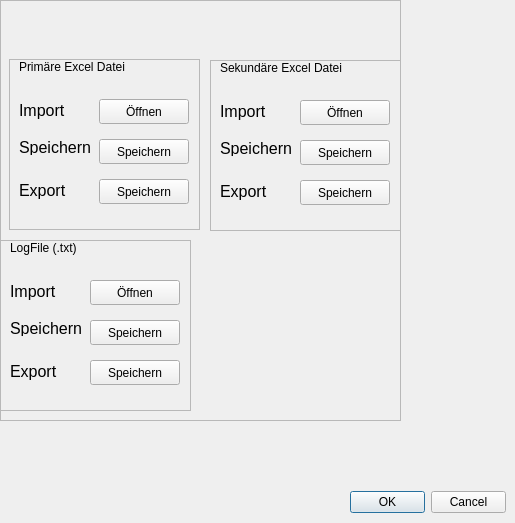
        <widget class="QWidget" name="tab_3">
         <attribute name="title">
          <string>Speicher Optionen</string>
         </attribute>
         <widget class="QFrame" name="frame_2">
          <property name="geometry">
           <rect>
            <x>0</x>
            <y>0</y>
            <width>401</width>
            <height>421</height>
           </rect>
          </property>
          <property name="frameShape">
           <enum>QFrame::StyledPanel</enum>
          </property>
          <property name="frameShadow">
           <enum>QFrame::Raised</enum>
          </property>
          <widget class="QFrame" name="frame_3">
           <property name="geometry">
            <rect>
             <x>9</x>
             <y>59</y>
             <width>191</width>
             <height>171</height>
            </rect>
           </property>
           <property name="frameShape">
            <enum>QFrame::StyledPanel</enum>
           </property>
           <property name="frameShadow">
            <enum>QFrame::Raised</enum>
           </property>
           <widget class="QLabel" name="label_4">
            <property name="geometry">
             <rect>
              <x>10</x>
              <y>80</y>
              <width>71</width>
              <height>16</height>
             </rect>
            </property>
            <property name="font">
             <font>
              <pointsize>12</pointsize>
             </font>
            </property>
            <property name="text">
             <string>Speichern</string>
            </property>
           </widget>
           <widget class="QPushButton" name="pushButton_2">
            <property name="geometry">
             <rect>
              <x>90</x>
              <y>80</y>
              <width>90</width>
              <height>25</height>
             </rect>
            </property>
            <property name="text">
             <string>Speichern</string>
            </property>
           </widget>
           <widget class="QPushButton" name="pushButton">
            <property name="geometry">
             <rect>
              <x>90</x>
              <y>40</y>
              <width>90</width>
              <height>25</height>
             </rect>
            </property>
            <property name="text">
             <string>Öffnen</string>
            </property>
           </widget>
           <widget class="QLabel" name="label_3">
            <property name="geometry">
             <rect>
              <x>10</x>
              <y>40</y>
              <width>48</width>
              <height>22</height>
             </rect>
            </property>
            <property name="font">
             <font>
              <pointsize>12</pointsize>
             </font>
            </property>
            <property name="text">
             <string>Import</string>
            </property>
           </widget>
           <widget class="QLabel" name="label_5">
            <property name="geometry">
             <rect>
              <x>10</x>
              <y>0</y>
              <width>171</width>
              <height>16</height>
             </rect>
            </property>
            <property name="text">
             <string>Primäre Excel Datei</string>
            </property>
           </widget>
           <widget class="QLabel" name="label_9">
            <property name="geometry">
             <rect>
              <x>10</x>
              <y>120</y>
              <width>48</width>
              <height>22</height>
             </rect>
            </property>
            <property name="font">
             <font>
              <pointsize>12</pointsize>
             </font>
            </property>
            <property name="text">
             <string>Export</string>
            </property>
           </widget>
           <widget class="QPushButton" name="pushButton_5">
            <property name="geometry">
             <rect>
              <x>90</x>
              <y>120</y>
              <width>90</width>
              <height>25</height>
             </rect>
            </property>
            <property name="text">
             <string>Speichern</string>
            </property>
           </widget>
          </widget>
          <widget class="QFrame" name="frame_4">
           <property name="geometry">
            <rect>
             <x>210</x>
             <y>60</y>
             <width>191</width>
             <height>171</height>
            </rect>
           </property>
           <property name="frameShape">
            <enum>QFrame::StyledPanel</enum>
           </property>
           <property name="frameShadow">
            <enum>QFrame::Raised</enum>
           </property>
           <widget class="QLabel" name="label_6">
            <property name="geometry">
             <rect>
              <x>10</x>
              <y>80</y>
              <width>71</width>
              <height>16</height>
             </rect>
            </property>
            <property name="font">
             <font>
              <pointsize>12</pointsize>
             </font>
            </property>
            <property name="text">
             <string>Speichern</string>
            </property>
           </widget>
           <widget class="QPushButton" name="pushButton_3">
            <property name="geometry">
             <rect>
              <x>90</x>
              <y>80</y>
              <width>90</width>
              <height>25</height>
             </rect>
            </property>
            <property name="text">
             <string>Speichern</string>
            </property>
           </widget>
           <widget class="QPushButton" name="pushButton_4">
            <property name="geometry">
             <rect>
              <x>90</x>
              <y>40</y>
              <width>90</width>
              <height>25</height>
             </rect>
            </property>
            <property name="text">
             <string>Öffnen</string>
            </property>
           </widget>
           <widget class="QLabel" name="label_7">
            <property name="geometry">
             <rect>
              <x>10</x>
              <y>40</y>
              <width>48</width>
              <height>22</height>
             </rect>
            </property>
            <property name="font">
             <font>
              <pointsize>12</pointsize>
             </font>
            </property>
            <property name="text">
             <string>Import</string>
            </property>
           </widget>
           <widget class="QLabel" name="label_8">
            <property name="geometry">
             <rect>
              <x>10</x>
              <y>0</y>
              <width>171</width>
              <height>16</height>
             </rect>
            </property>
            <property name="text">
             <string>Sekundäre Excel Datei</string>
            </property>
           </widget>
           <widget class="QLabel" name="label_10">
            <property name="geometry">
             <rect>
              <x>10</x>
              <y>120</y>
              <width>48</width>
              <height>22</height>
             </rect>
            </property>
            <property name="font">
             <font>
              <pointsize>12</pointsize>
             </font>
            </property>
            <property name="text">
             <string>Export</string>
            </property>
           </widget>
           <widget class="QPushButton" name="pushButton_6">
            <property name="geometry">
             <rect>
              <x>90</x>
              <y>120</y>
              <width>90</width>
              <height>25</height>
             </rect>
            </property>
            <property name="text">
             <string>Speichern</string>
            </property>
           </widget>
          </widget>
          <widget class="QFrame" name="frame_5">
           <property name="geometry">
            <rect>
             <x>410</x>
             <y>-30</y>
             <width>431</width>
             <height>301</height>
            </rect>
           </property>
           <property name="frameShape">
            <enum>QFrame::StyledPanel</enum>
           </property>
           <property name="frameShadow">
            <enum>QFrame::Raised</enum>
           </property>
          </widget>
          <widget class="QFrame" name="frame_11">
           <property name="geometry">
            <rect>
             <x>0</x>
             <y>240</y>
             <width>191</width>
             <height>171</height>
            </rect>
           </property>
           <property name="frameShape">
            <enum>QFrame::StyledPanel</enum>
           </property>
           <property name="frameShadow">
            <enum>QFrame::Raised</enum>
           </property>
           <widget class="QLabel" name="label_65">
            <property name="geometry">
             <rect>
              <x>10</x>
              <y>80</y>
              <width>71</width>
              <height>16</height>
             </rect>
            </property>
            <property name="font">
             <font>
              <pointsize>12</pointsize>
             </font>
            </property>
            <property name="text">
             <string>Speichern</string>
            </property>
           </widget>
           <widget class="QPushButton" name="pushButton_7">
            <property name="geometry">
             <rect>
              <x>90</x>
              <y>80</y>
              <width>90</width>
              <height>25</height>
             </rect>
            </property>
            <property name="text">
             <string>Speichern</string>
            </property>
           </widget>
           <widget class="QPushButton" name="pushButton_8">
            <property name="geometry">
             <rect>
              <x>90</x>
              <y>40</y>
              <width>90</width>
              <height>25</height>
             </rect>
            </property>
            <property name="text">
             <string>Öffnen</string>
            </property>
           </widget>
           <widget class="QLabel" name="label_66">
            <property name="geometry">
             <rect>
              <x>10</x>
              <y>40</y>
              <width>48</width>
              <height>22</height>
             </rect>
            </property>
            <property name="font">
             <font>
              <pointsize>12</pointsize>
             </font>
            </property>
            <property name="text">
             <string>Import</string>
            </property>
           </widget>
           <widget class="QLabel" name="label_67">
            <property name="geometry">
             <rect>
              <x>10</x>
              <y>0</y>
              <width>171</width>
              <height>16</height>
             </rect>
            </property>
            <property name="text">
             <string>LogFile (.txt)</string>
            </property>
           </widget>
           <widget class="QLabel" name="label_68">
            <property name="geometry">
             <rect>
              <x>10</x>
              <y>120</y>
              <width>48</width>
              <height>22</height>
             </rect>
            </property>
            <property name="font">
             <font>
              <pointsize>12</pointsize>
             </font>
            </property>
            <property name="text">
             <string>Export</string>
            </property>
           </widget>
           <widget class="QPushButton" name="pushButton_9">
            <property name="geometry">
             <rect>
              <x>90</x>
              <y>120</y>
              <width>90</width>
              <height>25</height>
             </rect>
            </property>
            <property name="text">
             <string>Speichern</string>
            </property>
           </widget>
          </widget>
         </widget>
         <widget class="QDialogButtonBox" name="buttonBox_2">
          <property name="geometry">
           <rect>
            <x>350</x>
            <y>490</y>
            <width>156</width>
            <height>24</height>
           </rect>
          </property>
          <property name="standardButtons">
           <set>QDialogButtonBox::Cancel|QDialogButtonBox::Ok</set>
          </property>
         </widget>
        </widget>
